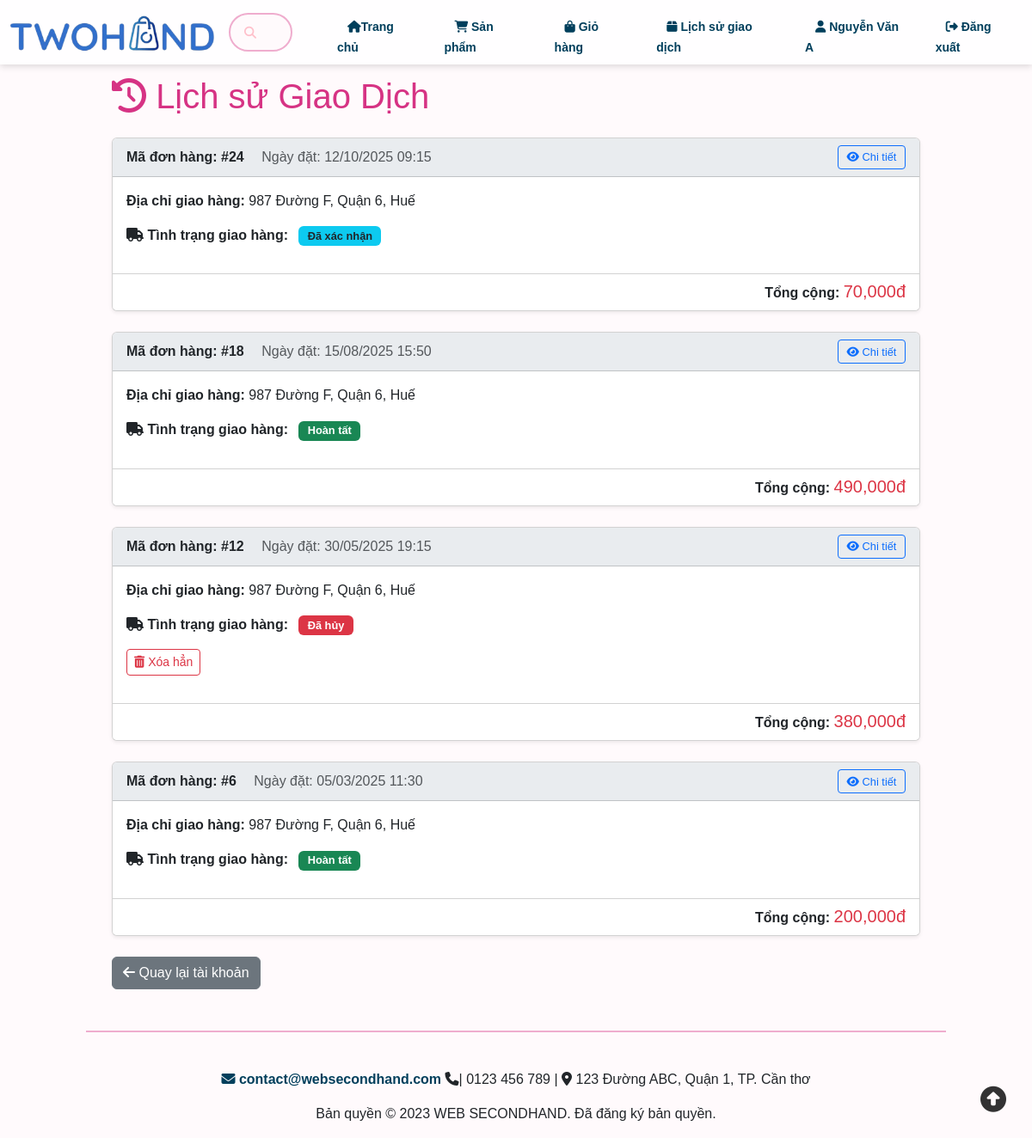
The app's page /controllers/lichSuDonHangController.php (signed in) with its own data.
### tables this page shows
CREATE TABLE DonHang ( 
    MaDH INT(10) PRIMARY KEY AUTO_INCREMENT,
    IdTaiKhoan INT(10), 
    IdNguoiBan INT(10) NOT NULL, 
    NgayDat DATETIME DEFAULT CURRENT_TIMESTAMP,
    DiaChiGiao VARCHAR(255),
    TongTien DECIMAL(10) UNSIGNED,
    TrangThai ENUM('Chờ xử lý', 'Đã xác nhận', 'Đang giao', 'Hoàn tất', 'Đã hủy') DEFAULT 'Chờ xử lý',
    TrangThaiThanhToan ENUM('ChuaThanhToan', 'DaThanhToan', 'ChoHoanTien') DEFAULT 'ChuaThanhToan', 
    GhiChu TEXT,
    NgaySua DATETIME DEFAULT CURRENT_TIMESTAMP ON UPDATE CURRENT_TIMESTAMP,
    PhiSan DECIMAL(10,2) DEFAULT 0, 
    TienNguoiBanNhan DECIMAL(10,2) DEFAULT 0, 
    FOREIGN KEY (IdTaiKhoan) REFERENCES TaiKhoan(IdTaiKhoan) ON DELETE CASCADE ON UPDATE CASCADE,
    FOREIGN KEY (IdNguoiBan) REFERENCES TaiKhoan(IdTaiKhoan)
);

### controllers/lichSuDonHangController.php (called while the page is built, shortened)
<?php
require_once __DIR__ . '/../includes/ketnoi.php';
require_once __DIR__ . '/../models/donHang.php';
$idUser = $_SESSION['IdTaiKhoan'];
$donHangModel = new DonHang($conn);
$orders = $donHangModel->getDonHangTheoKhachHang($idUser);
include_once __DIR__ . '/../views/lichSuDonHang.php';

### models/donHang.php (called while the page is built, shortened)
<?php
class DonHang
{
    private $conn;
    public function __construct($connection)
    {
        $this->conn = $connection;
    }
    public function getDonHangTheoKhachHang($idTaiKhoan)
    {
        $sql = "SELECT dh.MaDH, dh.NgayDat, dh.DiaChiGiao, dh.TongTien, dh.TrangThai,
                       tt.MaThanhToan
                FROM DonHang dh
                LEFT JOIN ThanhToan tt ON dh.MaDH = tt.MaDH
                WHERE dh.IdTaiKhoan = ?
                ORDER BY dh.NgayDat DESC";
        $stmt = $this->conn->prepare($sql);
        $stmt->bind_param("i", $idTaiKhoan);
        $stmt->execute();
        $result = $stmt->get_result();
        return $result->fetch_all(MYSQLI_ASSOC);
    }
}

### views/lichSuDonHang.php (the view, shortened to what this page needs)
<!DOCTYPE html>
<html lang="vi">
<head>
    <link href="https://cdn.jsdelivr.net/npm/bootstrap@5.3.2/dist/css/bootstrap.min.css" rel="stylesheet">
    <link rel="stylesheet" href="https://cdnjs.cloudflare.com/ajax/libs/font-awesome/6.4.0/css/all.min.css">
    <link href="../assets/css/lichSuGiaoDich.css" rel="stylesheet">
    <link href="../assets/css/header.css" rel="stylesheet">
    <link href="../assets/css/color.css" rel="stylesheet">
</head>
<body>
    <?php include '../includes/header.php'; ?>
    <div class="container my-5">
        <h1 class="mb-4"><i class="fas fa-history"></i> Lịch sử Giao Dịch</h1>
        <?php if (empty($orders)): ?>
            <div class="alert alert-info text-center">Bạn chưa có đơn hàng nào.</div>
        <?php else: ?>
            <?php foreach ($orders as $order): ?>
                <div class="card order-card shadow-sm">
                    <div class="card-header order-header d-flex justify-content-between align-items-center flex-wrap gap-2">
                        <div>
                            <strong>Mã đơn hàng: #<?= $order['MaDH'] ?></strong>
                            <span class="ms-md-3 text-muted d-block d-md-inline">Ngày đặt: <?= date('d/m/Y H:i', strtotime($order['NgayDat'])) ?></span>
                        </div>
                        <div class="d-flex align-items-center gap-2">
                            <a href="chiTietDonHangController.php?MaDH=<?= $order['MaDH'] ?>"
                                class="btn btn-sm btn-outline-primary action-btn">
                                <i class="fas fa-eye"></i> Chi tiết
                            </a>
                        </div>
                    </div>
                    <div class="card-body">
                        <div class="mb-3">
                            <strong>Địa chỉ giao hàng:</strong> <?= htmlspecialchars($order['DiaChiGiao']) ?>
                        </div>
                        <div class="mb-3">
                            <strong><i class="fas fa-truck"></i> Tình trạng giao hàng:</strong>
                            <?php
                            $status_class = 'bg-secondary';
                            $status_text = htmlspecialchars($order['TrangThai']);
                            if ($order['TrangThai'] == 'Đã xác nhận') $status_class = 'bg-info text-dark';
                            elseif ($order['TrangThai'] == 'Đang giao') $status_class = 'bg-primary';
                            elseif ($order['TrangThai'] == 'Hoàn tất') $status_class = 'bg-success';
                            elseif ($order['TrangThai'] == 'Đã hủy') $status_class = 'bg-danger';
                            ?>
                            <span class="badge status-badge <?= $status_class ?> ms-2"><?= $status_text ?></span>
                        </div>
                        <div class="mb-3">
                            <?php if ($order['TrangThai'] == 'Đã hủy'): ?>
                                <a href="lichSuDonHangController.php?action=delete&MaDH=<?= $order['MaDH'] ?>"
                                    class="btn btn-sm btn-outline-danger"
                                    onclick="return confirm('Hành động này sẽ XÓA VĨNH VIỄN đơn hàng #<?= $order['MaDH'] ?> khỏi lịch sử. Bạn có chắc chắn?')">
                                    <i class="fas fa-trash-alt"></i> Xóa hẳn
                                </a>
                            <?php endif; ?>
                        </div>
                    </div>
                    <div class="card-footer text-end">
                        <strong>Tổng cộng: <span class="text-danger h5"><?= number_format($order['TongTien']) ?>đ</span></strong>
                    </div>
                </div>
            <?php endforeach; ?>
        <?php endif; ?>
        <div class="mt-4">
            <a href="thongTinTaiKhoanController.php" class="btn btn-secondary"><i class="fas fa-arrow-left"></i> Quay lại tài khoản</a>
        </div>
    </div>
    <?php include '../includes/footer.php'; ?>
</body>
</html>

### includes/header.php (shortened to what this page needs)
<div class="dau-trang">
    <div class="header-container">
        <a href="../controllers/trangChuController.php">
            <div class="logo-container">
                <img src="../assets/images/source/logo.png" alt="logo" id="logo">
            </div>
        </a>
        <div class="head-mid">
            <div class="search-box">
                <i class="fa-solid fa-magnifying-glass search-icon" style="color: pink;"></i>
                <input type="search" id="search" placeholder="Tìm kiếm sản phẩm" autocomplete="off">
            </div>
        </div>
        <nav class="header-right">
            <ul class="nav-menu">
                <li class="trangchu"><a href="/DoAn2/controllers/trangChuController.php"><i class="fa-solid fa-house"></i>Trang chủ</a></li>
                <li class="danhsachsanpham"><a href="/DoAn2/controllers/danhSachSanPhamController.php"><i class="fa-solid fa-cart-shopping"></i> Sản phẩm</a></li>
                <li class="giohang"><a href="/DoAn2/controllers/gioHangController.php"><i class="fa-solid fa-bag-shopping"></i> Giỏ hàng</a></li>
                <li class="lichsu"><a href="/DoAn2/controllers/lichSuDonHangController.php"><i class="fa-solid fa-box"></i> Lịch sử giao dịch</a></li>
                <?php if (isset($_SESSION['IdTaiKhoan'])): ?>
                    <li class="taikhoan">
                        <a href="/DoAn2/controllers/thongTinTaiKhoanController.php">
                            <i class="fa-solid fa-user"></i>
                            <?php echo htmlspecialchars($_SESSION['TenTK']); ?>
                        </a>
                    </li>
                    <li class="dangxuat">
                        <a href="/DoAn2/controllers/dangXuatController.php"><i class="fa-solid fa-right-from-bracket"></i> Đăng xuất</a>
                    </li>
                <?php else: ?>
                    <li class="taikhoan"><a href="/DoAn2/controllers/thongTinTaiKhoanController.php"><i class="fa-solid fa-user"></i> Tài khoản</a></li>
                <?php endif; ?>
            </ul>
        </nav>
    </div>
</div>

### includes/footer.php (shortened to what this page needs)
<!DOCTYPE html>
<html lang="en">
<head>
    <link rel="stylesheet" href="https://cdnjs.cloudflare.com/ajax/libs/font-awesome/6.4.0/css/all.min.css">
    <link href="../assets/css/footer.css" rel="stylesheet">
</head>
<body>
    <footer>
        <div class="footer-section" style="text-align: center;">
            <p class="footer-info">
                <a href="mailto:contact@websecondhand.com"><i class="fa-solid fa-envelope"></i> contact@websecondhand.com</a>
                <i class="fa-solid fa-phone"></i>| 0123 456 789 |
                <i class="fa-solid fa-location-dot"></i> 123 Đường ABC, Quận 1, TP. Cần thơ
            <p>Bản quyền © 2023 WEB SECONDHAND. Đã đăng ký bản quyền.</p>
            </p>
        </div>
    </footer>
    <button id="btnUp" type="button"><i class="fa-solid fa-circle-up fa-bounce"></i></button>
</body>
</html>

### assets/css/lichSuGiaoDich.css (style rules this page uses)
body { background-color: #f8f9fa; }
.order-card { margin-bottom: 1.5rem; }
.order-header { background-color: #e9ecef; }
.status-badge { font-size: 0.8em; padding: 0.4em 0.8em; }
.action-btn { font-size: 0.8rem; padding: 0.2rem 0.6rem; }
.card-footer { background-color: #fff; }
.mb-4 { color: var(--bs-pink-500); }
.container { padding-top: 40px; padding-left: 100px; padding-right: 100px; }

### assets/css/header.css (style rules this page uses)
html, body { overflow-x: hidden; }
.header-container { display: flex; align-items: flex-end; justify-content: space-between; max-width: 1400px; margin: 0 auto; }
#logo { width: auto; height: 48px; display: block; }
.logo-container { display: flex; align-items: center; padding-left: 10px; height: 70px; }
.head-mid { flex: 1; display: flex; align-items: center; margin: 10px; padding: 5px; position: relative; transition: width 1.5s; background-color: transparent; }
#search { width: 100%; padding: 10px 35px 10px 35px; border: none; border-radius: 30px; outline: none; font-size: 14px; transition: 0.3s; background-color: var(--bs-pink-50); border: 2px var(--bs-pink-200) solid; border-radius: 50px; }
.search-icon { position: absolute; left: 18px; top: 50%; transform: translateY(-50%); color: #5ab0d8; font-size: 14px; }
.search-box { position: relative; width: 100%; }
.dau-trang { position: fixed; width: 100%; top: 0; z-index: 100; box-shadow: 0 2px 8px rgba(0,0,0,0.15); transition: transform 0.3s ease; background-color: rgba(255, 255, 255, 0.8); }
.nav-menu { list-style: none; display: flex; gap: 20px; margin: 5px; margin-bottom: 8px; }
.nav-menu li a { font-size: 14px; padding: 10px 12px; text-decoration: none; font-weight: bold; color: #003f5c; transition: transform 0.3s ease; }
body { font-family: Arial, sans-serif; background-color:var(--bs-pink-50); margin: 0; padding: 0; }

### assets/css/footer.css (style rules this page uses)
footer { position: relative; padding-top: 40px; }
footer::before { content: ""; position: absolute; top: 0; left: 50%; transform: translateX(-50%); width: 1000px; height: 2px; background-color: var(--bs-pink-200); }
footer a { color: #003f5c; text-decoration: none; font-weight: bold; }
footer .footer-info { margin-top: 5px; font-size: 16px; }
#btnUp { background-color: transparent; border: none; width: 50px; height: 50px; position: fixed; bottom: 20px; right: 20px; opacity: .8; font-size: 30px; border-radius: 25px; transition: 0.2s linear; cursor: pointer; }

### records on screen
donhang: MaDH "24", NgayDat "12/10/2025 09:15", DiaChiGiao "987 Đường F, Quận 6, Huế", TrangThai "Đã xác nhận", TongTien "70,000"
donhang: MaDH "18", NgayDat "15/08/2025 15:50", DiaChiGiao "987 Đường F, Quận 6, Huế", TrangThai "Hoàn tất", TongTien "490,000"
donhang: MaDH "12", NgayDat "30/05/2025 19:15", DiaChiGiao "987 Đường F, Quận 6, Huế", TrangThai "Đã hủy", TongTien "380,000"
donhang: MaDH "6", NgayDat "05/03/2025 11:30", DiaChiGiao "987 Đường F, Quận 6, Huế", TrangThai "Hoàn tất", TongTien "200,000"

### other values on screen
$_SESSION['TenTK'] "Nguyễn Văn A"
